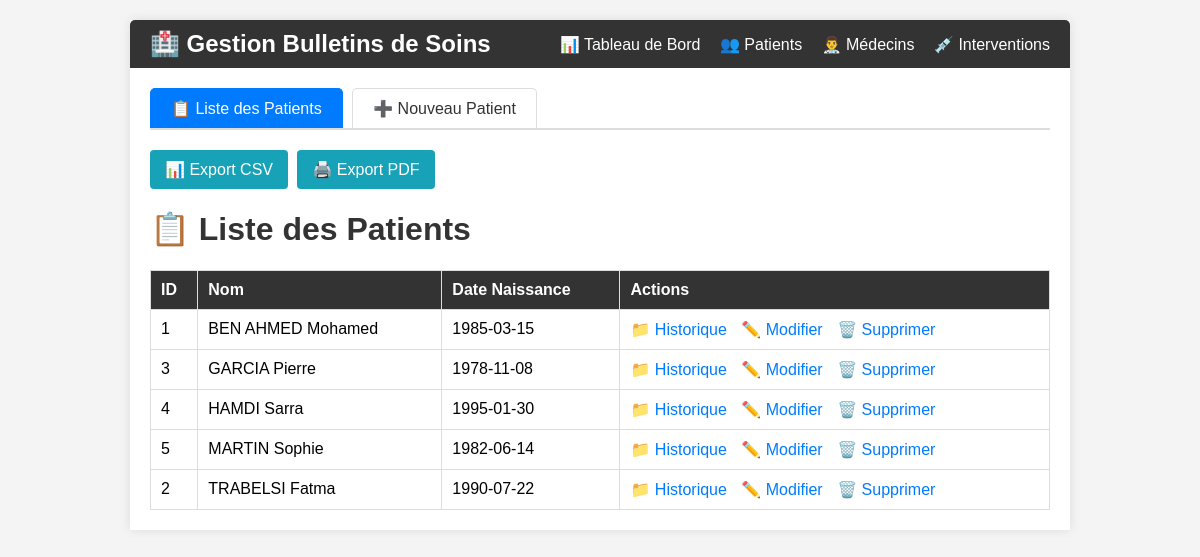
Screenshot of /index.php?controller=patient&action=index (signed in) with the database file from the repository.
### tables this page shows
CREATE TABLE IF NOT EXISTS patients (
    id INT AUTO_INCREMENT PRIMARY KEY,
    nom VARCHAR(100) NOT NULL,
    date_naissance DATE NOT NULL,
    created_at TIMESTAMP DEFAULT CURRENT_TIMESTAMP,
    INDEX idx_nom (nom),
    INDEX idx_date_naissance (date_naissance)
);

### src/controllers/PatientController.php (called while the page is built, shortened)
<?php
class PatientController
{
    private Patient $model;
    public function __construct()
    {
        $this->model = new Patient();
    }
    public function index(): void
    {
        $patients = $this->model->getAll();
        $patient = null;
        include __DIR__ . '/../views/PatientView.php';
    }
}

### src/config/Database.php (called while the page is built, shortened)
<?php
class Database
{
    private static ?PDO $instance = null;
    public static function getInstance(): PDO
    {
        if (self::$instance === null) {
            try {
                $dsn = "mysql:host=" . self::HOST . ";dbname=" . self::DB_NAME . ";charset=utf8mb4";
                self::$instance = new PDO($dsn, self::USER, self::PASS, [
                    PDO::ATTR_ERRMODE => PDO::ERRMODE_EXCEPTION,
                    PDO::ATTR_DEFAULT_FETCH_MODE => PDO::FETCH_ASSOC,
                    PDO::ATTR_EMULATE_PREPARES => false
                ]);
            } catch (PDOException $e) {
                die("Erreur de connexion : " . $e->getMessage());
            }
        }
        return self::$instance;
    }
}

### src/models/Patient.php (called while the page is built, shortened)
<?php
class Patient
{
    private PDO $db;
    public function __construct()
    {
        $this->db = Database::getInstance();
    }
    public function getAll(): array
    {
        $stmt = $this->db->query("SELECT * FROM patients ORDER BY nom ASC");
        return $stmt->fetchAll();
    }
}

### src/views/PatientView.php (the view, shortened to what this page needs)
<!DOCTYPE html>
<html lang="fr">
<head>
</head>
<body>
    <div class="container">
        <div class="top-nav no-print">
            <h1>🏥 Gestion Bulletins de Soins</h1>
            <div class="nav-links">
                <a href="index.php?controller=dashboard&action=index">📊 Tableau de Bord</a>
                <a href="index.php?controller=patient&action=index">👥 Patients</a>
                <a href="index.php?controller=doctor&action=index">👨‍⚕️ Médecins</a>
                <a href="index.php?controller=intervention&action=index">💉 Interventions</a>
            </div>
        </div>
        <div class="tabs no-print">
            <a href="index.php?controller=patient&action=index" class="<?= (!isset($_GET['action']) || $_GET['action'] === 'index') ? 'active' : '' ?>">📋 Liste des Patients</a>
            <a href="index.php?controller=patient&action=create" class="<?= (isset($_GET['action']) && $_GET['action'] === 'create') ? 'active' : '' ?>">➕ Nouveau Patient</a>
        </div>
        <?php if (isset($patient) && $patient): ?>
            <h1>✏️ Modifier Patient</h1>
            <form method="post" action="index.php?controller=patient&action=update">
                <input type="hidden" name="id" value="<?= $patient['id'] ?>">
                <label>Nom</label>
                <input type="text" name="nom" value="<?= htmlspecialchars($patient['nom']) ?>" required>
                <label>Date de Naissance</label>
                <input type="date" name="date_naissance" value="<?= $patient['date_naissance'] ?>" required>
                <button type="submit">💾 Enregistrer</button>
            </form>
            <a href="index.php?controller=patient&action=index" class="btn">📋 Retour Liste</a>
        <?php else: ?>
            <div style="margin-bottom: 20px;">
                <a href="index.php?controller=patient&action=exportCsv" class="btn btn-export">📊 Export CSV</a>
                <a href="index.php?controller=patient&action=exportPdf" class="btn btn-export" onclick="window.print(); return false;">🖨️ Export PDF</a>
            </div>
            <h1>📋 Liste des Patients</h1>
            <table>
                <thead><tr><th>ID</th><th>Nom</th><th>Date Naissance</th><th>Actions</th></tr></thead>
                <tbody>
                    <?php if (!empty($patients)): ?>
                        <?php foreach ($patients as $p): ?>
                        <tr>
                            <td><?= $p['id'] ?></td>
                            <td><?= htmlspecialchars($p['nom']) ?></td>
                            <td><?= $p['date_naissance'] ?></td>
                            <td class="actions">
                                <a href="index.php?controller=patient&action=history&id=<?= $p['id'] ?>">📁 Historique</a>
                                <a href="index.php?controller=patient&action=edit&id=<?= $p['id'] ?>">✏️ Modifier</a>
                                <a href="index.php?controller=patient&action=delete&id=<?= $p['id'] ?>" onclick="return confirm('Supprimer ce patient ?')">🗑️ Supprimer</a>
                            </td>
                        </tr>
                        <?php endforeach; ?>
                    <?php else: ?>
                        <tr>
                            <td colspan="4" style="text-align: center; padding: 30px;">Aucun patient enregistré</td>
                        </tr>
                    <?php endif; ?>
                </tbody>
            </table>
        <?php endif; ?>
    </div>
</body>
</html>

### src/views/PatientView.php (style rules this page uses)
body { font-family: Arial, sans-serif; margin: 20px; background: #f4f4f4; }
.container { max-width: 900px; margin: 0 auto; background: #fff; padding: 20px; box-shadow: 0 0 10px rgba(0,0,0,0.1); }
h1 { color: #333; }
table { width: 100%; border-collapse: collapse; margin-top: 20px; }
th, td { border: 1px solid #ddd; padding: 10px; text-align: left; }
th { background: #333; color: #fff; }
.actions a { margin-right: 10px; text-decoration: none; color: #007bff; }
.btn { padding: 10px 15px; background: #007bff; color: #fff; text-decoration: none; border-radius: 4px; display: inline-block; margin-right: 5px; }
.btn-export { background: #17a2b8; }
.top-nav { background: #333; padding: 10px 20px; margin: -20px -20px 20px -20px; border-radius: 5px 5px 0 0; display: flex; justify-content: space-between; align-items: center; }
.top-nav h1 { color: #fff; border: none; margin: 0; font-size: 1.5em; }
.top-nav .nav-links a { color: #fff; text-decoration: none; margin-left: 15px; }
.tabs { margin-bottom: 20px; border-bottom: 2px solid #ddd; }
.tabs a { display: inline-block; padding: 10px 20px; text-decoration: none; color: #333; border: 1px solid #ddd; border-bottom: none; border-radius: 5px 5px 0 0; margin-right: 5px; }
.tabs a.active { background: #007bff; color: #fff; border-color: #007bff; }

### rows the page displays
patients: id "1", nom "BEN AHMED Mohamed", date_naissance "1985-03-15"
patients: id "3", nom "GARCIA Pierre", date_naissance "1978-11-08"
patients: id "4", nom "HAMDI Sarra", date_naissance "1995-01-30"
patients: id "5", nom "MARTIN Sophie", date_naissance "1982-06-14"
patients: id "2", nom "TRABELSI Fatma", date_naissance "1990-07-22"
